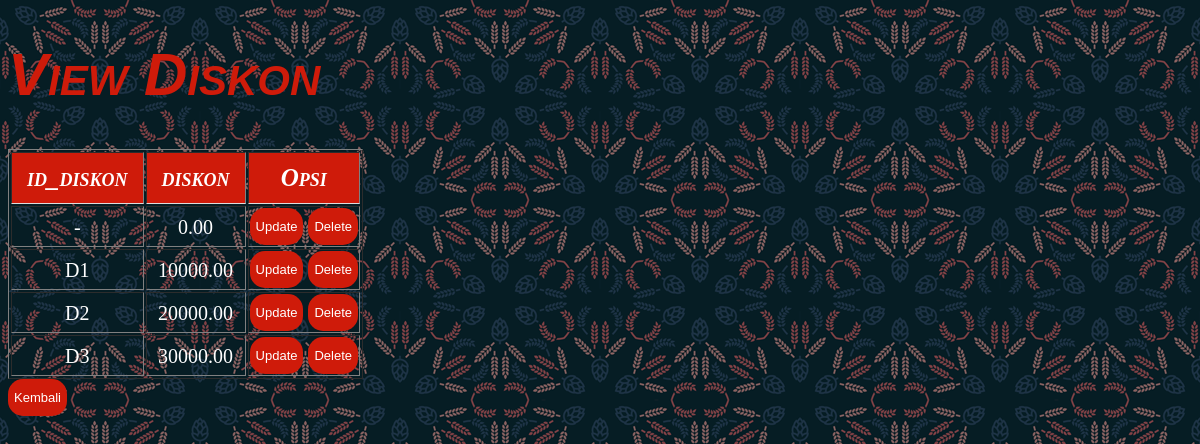
Page /view diskon.php on the committed database.
### tables this page shows
CREATE TABLE `diskon` (
  `id_diskon` varchar(2) NOT NULL,
  `diskon` decimal(10,2) NOT NULL
);

### view diskon.php (the view, shortened to what this page needs)
<!doctype html>
<html>
<head>
    <link rel="stylesheet" href="view1.css">
</head>
<body>
    <h1>View Diskon</h1>
    <table border="1">
    <tr>
        <th>id_diskon</th>
        <th>diskon</th>
        <th>Opsi</th>
    </tr>
    <?php
        include "config.php";
        $getDiskon = $mysqli->query("select * from diskon");
        while($fetchDiskon = $getDiskon->fetch_assoc()){
        ?>
        <tr>
            <td>
                <?=$fetchDiskon["id_diskon"]?>
            </td>
            <td>
                <?=$fetchDiskon["diskon"]?>
            </td>
            <td>
                <a href="update diskon.php?id=<?=$fetchDiskon["id_diskon"]?>"><button>Update</button></a>
                <a href="delete diskon.php?id=<?=$fetchDiskon["id_diskon"]?>"><button>Delete</button></a>
            </td>
        </tr>
    <?php
        }
        ?>
    </table>
<a href="index.php"><button>Kembali</button></a>
</body>
</html>

### view1.css (style rules this page uses)
body { background-color: #2f2f2f; background-image: url(wheat.png); }
h1 { font-family: arial, verdana, sans-serif; font-variant: small-caps; font-size: 60px; font-style: oblique; color: #cf1b0a; }
tr { font-family: serif; font-size: 20px; line-height: 20px; color: rgb(255, 255, 255); text-align: center; }
button { border: gray; border-radius: 15px; font-family: "Arial Black", Gadget, sans-serif; font-size: small; line-height: 35px; color: rgb(255, 255, 255); background-color: #cf1b0a; }
a { font-family: "Arial Black", Gadget, sans-serif; font-size: small; line-height: 35px; text-decoration: none; color: rgb(255, 255, 255); }
th { font-variant: small-caps; font-style: oblique; font-size: 25px; background-color:#cf1b0a; color: white; padding: 15px; text-align: center; border-bottom: 1px solid #ddd; }

### rows in the picture
diskon: id_diskon "-", diskon "0.00"
diskon: id_diskon "D1", diskon "10000.00"
diskon: id_diskon "D2", diskon "20000.00"
diskon: id_diskon "D3", diskon "30000.00"
